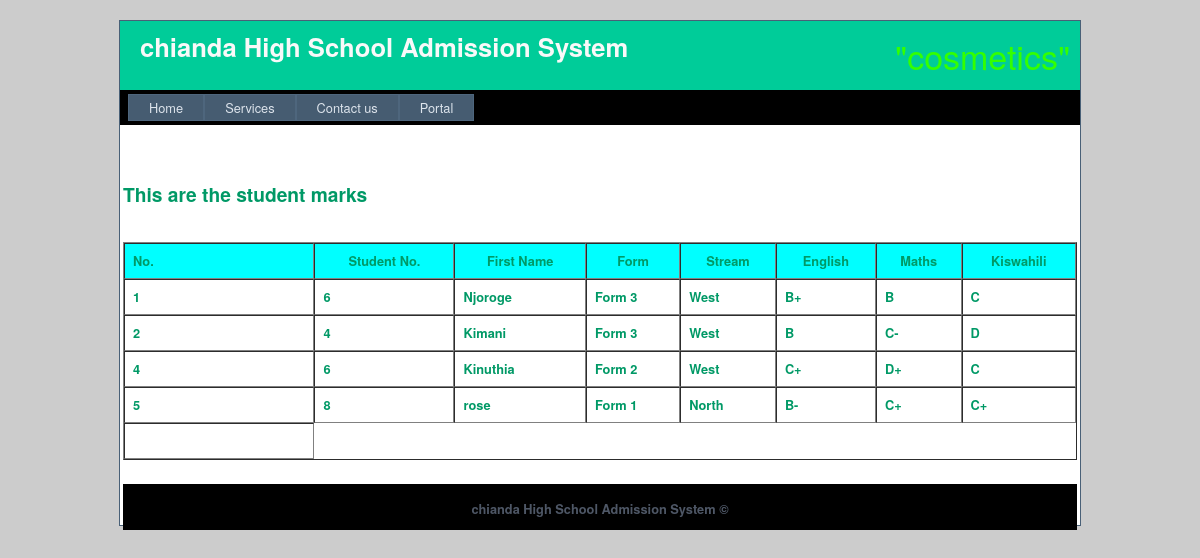
Page /adm/display_marks.php on the committed database.
### tables this page shows
CREATE TABLE IF NOT EXISTS `heading` (
  `id` int(255) NOT NULL AUTO_INCREMENT,
  `heading` varchar(255) NOT NULL,
  PRIMARY KEY (`id`)
);

CREATE TABLE IF NOT EXISTS `marks` (
  `id` int(11) NOT NULL AUTO_INCREMENT,
  `student_no` int(4) NOT NULL,
  `form` varchar(10) NOT NULL,
  `stream` varchar(10) NOT NULL,
  `fname` varchar(25) NOT NULL,
  `date` date NOT NULL,
  `english` varchar(2) NOT NULL,
  `maths` varchar(2) NOT NULL,
  `kiswahili` varchar(2) NOT NULL,
  PRIMARY KEY (`id`)
);

CREATE TABLE IF NOT EXISTS `all_rights_reserved` (
  `id` int(25) NOT NULL AUTO_INCREMENT,
  `details` text NOT NULL,
  PRIMARY KEY (`id`)
);

### adm/display_marks.php (the view, shortened to what this page needs)
<!DOCTYPE html PUBLIC "-//W3C//DTD XHTML 1.0 Transitional//EN" "http://www.w3.org/TR/xhtml1/DTD/xhtml1-transitional.dtd">
<html data-savefrom-tab-data="{&quot;module&quot;:&quot;lm&quot;,&quot;tooltip&quot;:&quot;Links found: 0&quot;}" xmlns="http://www.w3.org/1999/xhtml"><head>
<link href="../include/style.css" rel="stylesheet" type="text/css">
</head>
<body data-savefrom-link-count="13">
    <div class="page">
    <div class="header">
            <div class="title">
                <h1>
                  <?php
			$result=mysql_query( "SELECT * FROM heading" );
			while ($row=mysql_fetch_array($result))
				{
					echo $row['heading'];
					}
            ?></h1>
            </div>
            <div class="loginDisplay">&quot;cosmetics&quot;</div>
            <div class="clear hideSkiplink">
                <a href="#NavigationMenu_SkipLink"><img alt="Skip Navigation Links" src="../include/WebResource.gif" style="border-width:0px;" height="0" width="0"></a><div style="float: left;" class="menu" id="NavigationMenu">
	<ul role="menubar" style="position: relative; width: auto; float: left;" tabindex="0" class="level1 static">
		<li style="position: relative; float: left;" class="static" role="menuitem"><a tabindex="-1" class="level1 static" href="../index.php">Home</a></li>
		<li style="position: relative; float: left;" role="menuitem" aria-haspopup="NavigationMenu:submenu:3" class="has-popup static"><a tabindex="-1" class="popout level1 static" href="../services.php">Services</a>
		  </li>
		<li style="position: relative; float: left;" class="static" role="menuitem"><a tabindex="-1" class="level1 static" href="../contact us.php">Contact us</a></li>
		<li style="position: relative; float: left;" class="static" role="menuitem"><a tabindex="-1" class="level1 static" href="../portal.php">Portal</a></li>
	</ul>
</div><div style="clear: left;"></div><a id="NavigationMenu_SkipLink"></a>
            </div>
</div>
      <table width="100%">
  <tr>
    <th width="80%" height="232" scope="col"><?php
	$result=mysql_query("SELECT * FROM marks");
		echo "<br/><br/>";
		echo "<h2 align='left'>This are the student marks</h2>";
		echo "<table width='100%'  cellpadding='8' cellspacing='0' border='1'>";
		echo "<tr bgcolor='00FFFF'><th align=left>No.</th><th>Student No.</th><th>First Name</th><th>Form</th><th>Stream</th><th>English</th><th>Maths</th><th>Kiswahili</th></tr>";
	while ($row=mysql_fetch_array($result))
	{
					echo " <tr><td align=left>";
			 		echo  $row['id'];
			 		echo  "</td>
			 		<td align=left>";
			 		echo  $row['student_no'];
			  		echo "</td>
			  		<td align=left>";
					echo $row['fname'];
					echo  "</td>
			  		<td align=left> ";
					echo $row['form'];
					echo "</td>
					<td align=left>";
					echo $row['stream'];
					echo "</td>";
					echo "</td>
					<td align=left>";
					echo $row['english'];
					echo "</td>";
					echo "</td>
					<td align=left>";
					echo $row['maths'];
					echo "</td>";
					echo "</td>
					<td align=left>";
					echo $row['kiswahili'];
					echo "</td>";
            		echo " </tr>";
		}
    ?>&nbsp;</th>
    <th width="20%" scope="col">&nbsp;</th>
  </tr>
</table>
<table width="100%">
  <tr>
    <th width="22%" scope="col" bgcolor="">&nbsp;</th>
  </tr>
</table>
        <div class="footer">
          <div align="left">
            <div class="footer"><?php
			$result=mysql_query( "SELECT * FROM all_rights_reserved" );
			while ($row=mysql_fetch_array($result))
				{
					echo $row['details'];
					}
            ?></div>
          </div>
      </div>
    </div>
</body></html>

### include/style.css (style rules this page uses)
.page { width: 960px; background-color: #fff; margin: 20px auto 0px auto; border: 1px solid #496077; }
.header { position: relative; margin: 0px; padding: 0px; background:#0C9; width: 100%; overflow: visible; }
.header h1 { font-weight: 700; margin: 0px; padding: 0px 0px 0px 20px; color: #f9f9f9; border: none; line-height: 2em; font-size: 2em; }
.footer { color: #4e5766; padding: 8px 0px 0px 0px; margin: 0px auto; text-align: center; line-height: normal; height:30px; background-color: Black; }
div.hideSkiplink { background-color:#000; width:100%; }
div.menu { padding: 4px 0px 4px 8px; }
div.menu ul { list-style: none; margin: 0px; padding: 0px; width: auto; }
div.menu ul li a, div.menu ul li a:visited { background-color: #465c71; border: 1px #4e667d solid; color: #dde4ec; display: block; line-height: 1.35em; padding: 4px 20px; text-decoration: none; white-space: nowrap; }
.clear { clear: both; }
.title { display: block; float: left; text-align: left; width: auto; }
.loginDisplay { font:"Brush Script Std"; font-size:34px; display: block; text-align: right; padding: 10px; color:#3F0; }

### rows in the picture
heading: heading "chianda High School Admission System"
marks: id "1", student_no "6", fname "Njoroge", form "Form 3", stream "West", english "B+", maths "B", kiswahili "C"
marks: id "2", student_no "4", fname "Kimani", form "Form 3", stream "West", english "B", maths "C-", kiswahili "D"
marks: id "4", student_no "6", fname "Kinuthia", form "Form 2", stream "West", english "C+", maths "D+", kiswahili "C"
marks: id "5", student_no "8", fname "rose", form "Form 1", stream "North", english "B-", maths "C+", kiswahili "C+"
all_rights_reserved: details "chianda High School Admission System ©"
